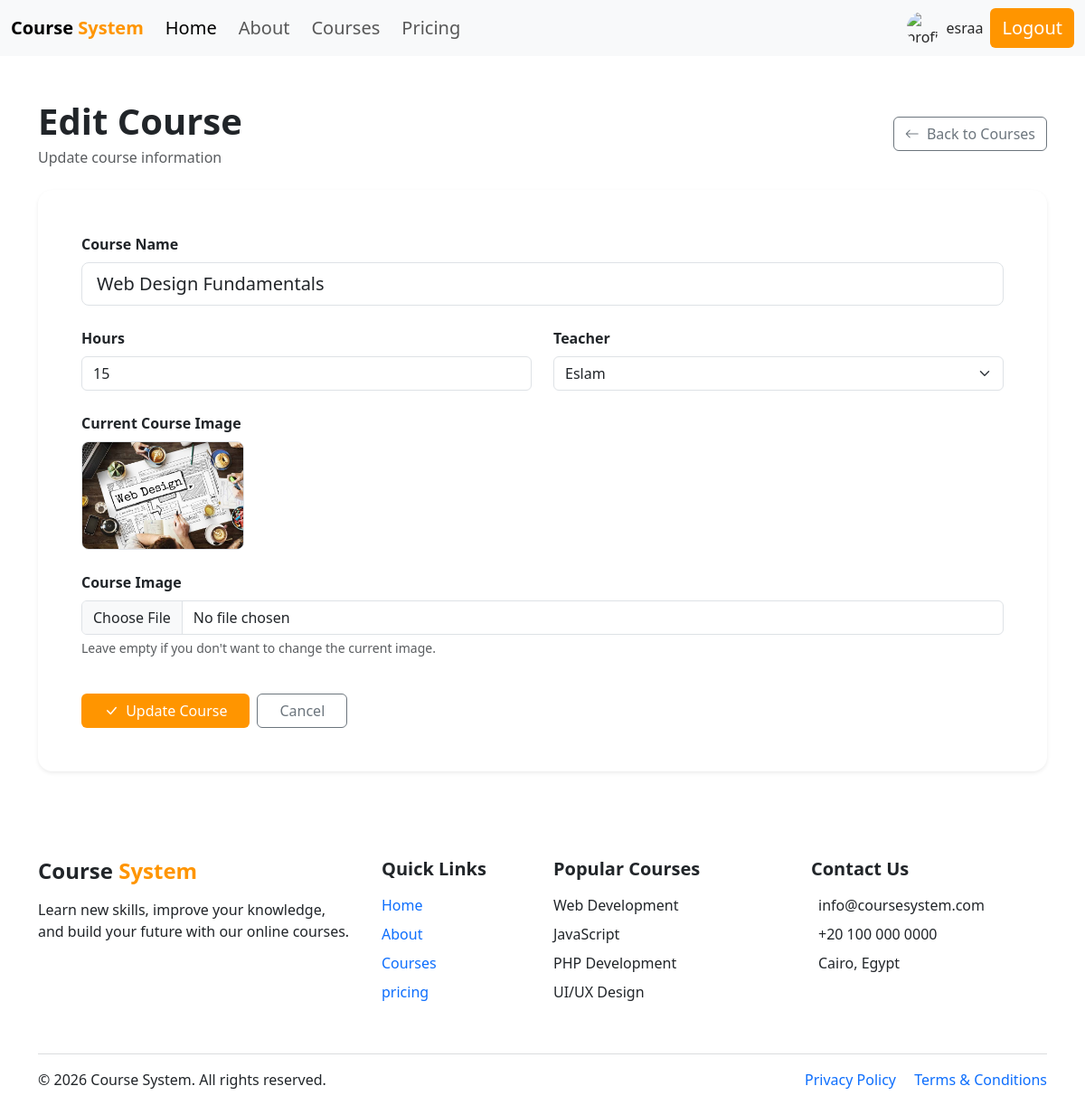
/edit_course.php?id=1 (signed in), run on the app's committed database.
### tables this page shows
CREATE TABLE `courses` (
  `id` int(11) NOT NULL,
  `name` varchar(100) NOT NULL,
  `hours` int(11) NOT NULL,
  `teacher_id` int(11) NOT NULL,
  `image` varchar(255) NOT NULL,
  `avatar` varchar(255) NOT NULL,
  `description` text NOT NULL
);

CREATE TABLE `teachers` (
  `id` int(11) NOT NULL,
  `phone` varchar(100) NOT NULL,
  `subject` varchar(100) NOT NULL,
  `user_id` int(11) NOT NULL
);

CREATE TABLE `users` (
  `id` int(11) NOT NULL,
  `name` varchar(100) NOT NULL,
  `email` varchar(100) NOT NULL,
  `password` varchar(255) NOT NULL,
  `role` varchar(50) NOT NULL,
  `image` varchar(255) NOT NULL
);

### edit_course.php (the view, shortened to what this page needs)
<?php
include "connect.php";
$id = (int) $_GET['id'];
$sql = "SELECT *
        FROM courses
        WHERE id = $id";
$result = $conn->query($sql);
$course = $result->fetch_assoc();
$teachers = $conn->query("
    SELECT teachers.id, users.name
    FROM teachers
    JOIN users ON teachers.user_id = users.id
");
?>
<?php include "header.php"; ?>
<div class="container py-5">
    <div class="d-flex flex-column flex-md-row
                justify-content-between
                align-items-md-center
                gap-3
                mb-4">
        <div>
            <h1 class="fw-bold mb-1">
                Edit Course
            </h1>
            <p class="text-muted mb-0">
                Update course information
            </p>
        </div>
        <a href="manage_courses.php"
           class="btn btn-outline-secondary">
            <i class="bi bi-arrow-left me-1"></i>
            Back to Courses
        </a>
    </div>
    <div class="card border-0 shadow-sm rounded-4">
        <div class="card-body p-4 p-md-5">
            <form method="POST"
                  enctype="multipart/form-data">
                <div class="row g-4">
                    <div class="col-12">
                        <label class="form-label fw-semibold">
                            Course Name
                        </label>
                        <input type="text"
                               name="name"
                               class="form-control form-control-lg"
                               value="<?php echo htmlspecialchars($course['name']); ?>"
                               placeholder="Enter course name"
                               required>
                    </div>
                    <div class="col-md-6">
                        <label class="form-label fw-semibold">
                            Hours
                        </label>
                        <input type="number"
                               name="hours"
                               class="form-control"
                               value="<?php echo htmlspecialchars($course['hours']); ?>"
                               placeholder="Enter course hours"
                               min="1"
                               required>
                    </div>
                    <div class="col-md-6">
                        <label class="form-label fw-semibold">
                            Teacher
                        </label>
                        <select name="teacher_id"
                                class="form-select"
                                required>
                            <?php while ($teacher = $teachers->fetch_assoc()): ?>
                                <option value="<?php echo $teacher['id']; ?>"
                                    <?php
                                    if ($teacher['id'] == $course['teacher_id']) {
                                        echo "selected";
                                    }
                                    ?>>
                                    <?php echo htmlspecialchars($teacher['name']); ?>
                                </option>
                            <?php endwhile; ?>
                        </select>
                    </div>
                    <?php if (!empty($course['image'])): ?>
                        <div class="col-12">
                            <label class="form-label fw-semibold">
                                Current Course Image
                            </label>
                            <div>
                                <img src="upload/<?php echo htmlspecialchars($course['image']); ?>"
                                     alt="Course Image"
                                     class="rounded-3 border"
                                     style="width: 180px; height: 120px; object-fit: cover;">
                            </div>
                        </div>
                    <?php endif; ?>
                    <div class="col-12">
                        <label class="form-label fw-semibold">
                            Course Image
                        </label>
                        <input type="file"
                               name="image"
                               class="form-control"
                               accept="image/*">
                        <div class="form-text">
                            Leave empty if you don't want to change the current image.
                        </div>
                    </div>
                    <div class="col-12">
                        <div class="d-flex flex-column flex-md-row
                                    gap-2
                                    pt-3">
                            <button type="submit"
                                    name="submit"
                                    class="btn text-white px-4"
                                    style="background-color: #FF9500;">
                                <i class="bi bi-check-lg me-1"></i>
                                Update Course
                            </button>
                            <a href="manage_courses.php"
                               class="btn btn-outline-secondary px-4">
                                Cancel
                            </a>
                        </div>
                    </div>
                </div>
            </form>
        </div>
    </div>
</div>
<?php include "footer.php"; ?>

### data on the page
courses: name "Web Design Fundamentals", hours "15", teacher_id "Eslam", image (picture)

### other printed values
$_SESSION['name'] "esraa"
